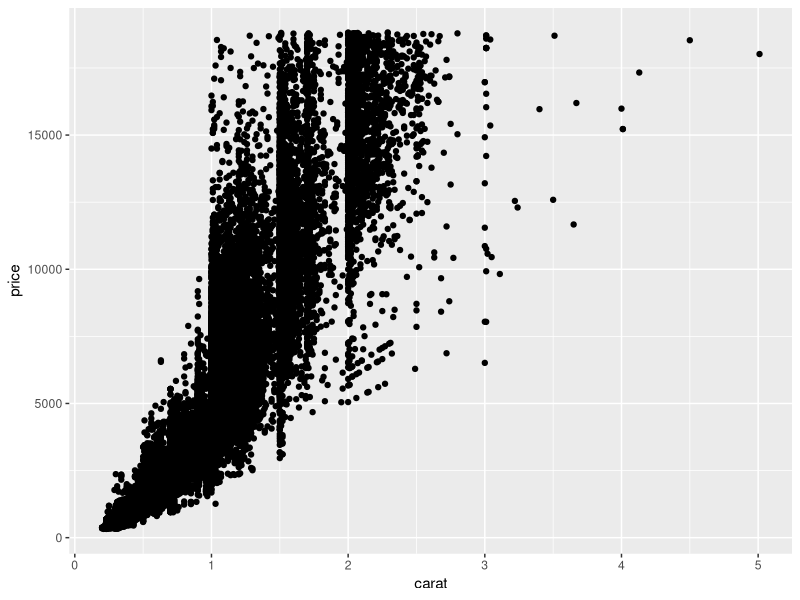
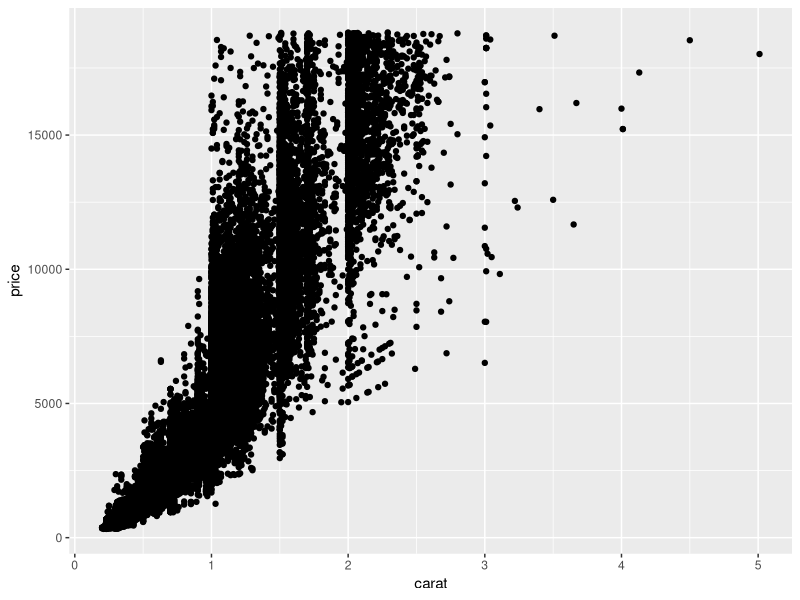

Source code (R) for these figures, in order:
## ---- chunk 1
   getwd()
## ---- chunk 2
setwd(here::here("posts/S10E03_reprod_03/"))

dir.create("data", showWarnings = FALSE)
dir.create("results/plots", showWarnings = FALSE, recursive = TRUE)
dir.create("scripts", showWarnings = FALSE)
## ---- chunk 3
   library(tidyverse)
  
   # If that produces an error, run the following command to install, then try again:
   # install.packages("tidyverse")
   # library(tidyverse)
## ---- chunk 4
   write_tsv(diamonds, "data/diamonds.tsv")
## ---- chunk 5
   ggplot(diamonds, aes(x = carat, y = price)) +
     geom_point()
   ggsave("results/plots/plot.png")  
## ---- chunk 6
   data_summary <- diamonds |>
     summarize(mean_price = mean(price), .by = cut)
   write_tsv(data_summary, "results/data_summary.tsv")
